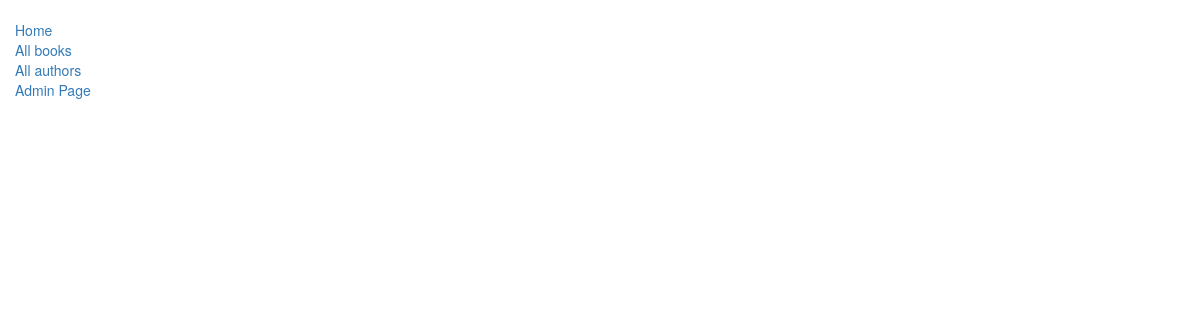
The app's page /catalog/authors/, older data.
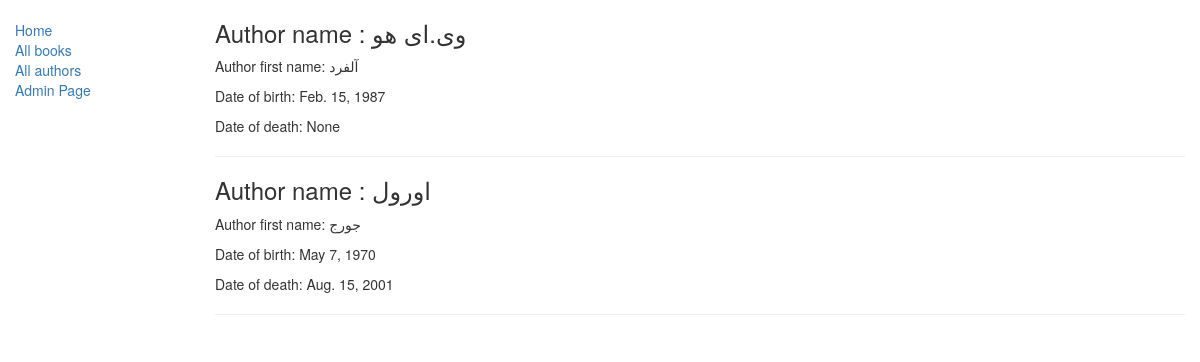
The same page, newer data.
### catalog/models.py (models this page shows, shortened)
class Author(models.Model):
    first_name = models.CharField(max_length=100)
    last_name = models.CharField(max_length=100)
    date_of_birth = models.DateField(null=True, blank=True)
    date_of_death = models.DateField('Died', null=True, blank=True)

### catalog/views.py (the view)
# urls.py: path('authors/', views.AuthorListView.as_view(), name='authors'),
class AuthorListView(generic.ListView):
    model=models.Author
    template_name='catalog/author_list.html'

### catalog/templates/catalog/author_list.html
{% extends "catalog/base_generic.html" %}
{% block content %}
  {% for author in author_list %}
    <h3>Author name : {{ author.last_name }}</h3>
    <p>Author first name: {{ author.first_name }}</p>
    <p>Date of birth: {{ author.date_of_birth }}</p>
    <p>Date of death: {{ author.date_of_death }}</p>
    <hr>
  {%endfor%}
{% endblock %}

### catalog/templates/catalog/base_generic.html (shortened to what this page needs)
<!DOCTYPE html>
<html lang="en">
<head>
  <link rel="stylesheet" href="https://maxcdn.bootstrapcdn.com/bootstrap/3.3.7/css/bootstrap.min.css">
  {% load static %}
  <link rel="stylesheet" href="{% static 'catalog/styles.css' %}">
</head>
<body>
  <div class="container-fluid">
    <div class="row">
      <div class="col-sm-2">
      {% block sidebar %}
      <ul class="sidebar-nav">
          <li><a href="{% url 'catalog:index' %}">Home</a></li>
          <li><a href="{% url 'catalog:books'%}">All books</a></li>
          <li><a href="{% url 'catalog:authors'%}">All authors</a></li>
          <li><a href="/admin/">Admin Page</a></li>
      </ul>
     {% endblock %}
      </div>
      <div class="col-sm-10 ">
      {% block content %}{% endblock %}
      </div>
    </div>
  </div>
</body>
</html>

### catalog/static/catalog/styles.css (style rules this page uses)
.sidebar-nav { margin-top: 20px; padding: 0; list-style: none; }

Row changes from the older to the newer data that the page shows:
added Author: last_name "وی.ای هو", first_name "آلفرد", date_of_birth "Feb. 15, 1987", date_of_death "None"
added Author: last_name "اورول", first_name "جورج", date_of_birth "May 7, 1970", date_of_death "Aug. 15, 2001"
